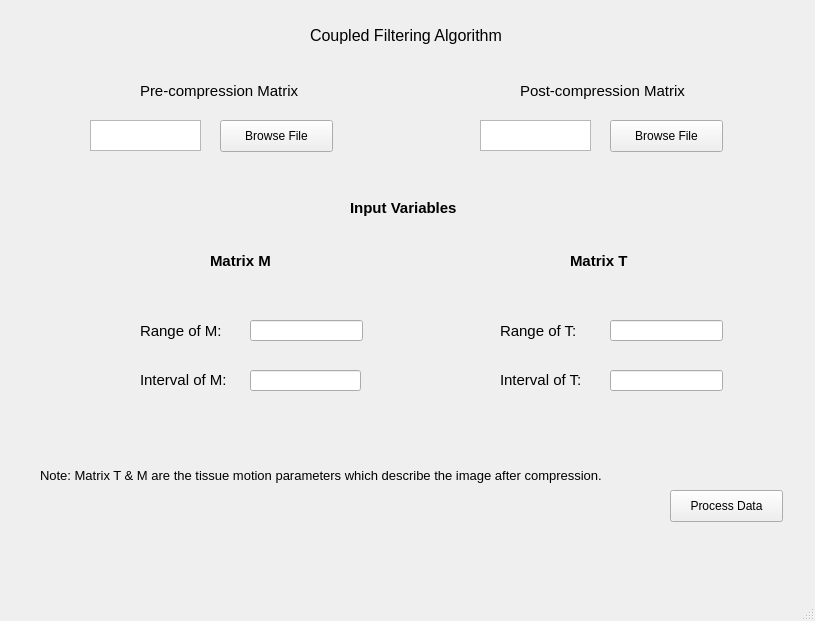
<?xml version="1.0" encoding="UTF-8"?>
<ui version="4.0">
 <class>MainWindow</class>
 <widget class="QMainWindow" name="MainWindow">
  <property name="geometry">
   <rect>
    <x>0</x>
    <y>0</y>
    <width>815</width>
    <height>621</height>
   </rect>
  </property>
  <property name="windowTitle">
   <string>MainWindow</string>
  </property>
  <widget class="QWidget" name="centralwidget">
   <widget class="QPushButton" name="PostFileBrowse">
    <property name="geometry">
     <rect>
      <x>610</x>
      <y>120</y>
      <width>113</width>
      <height>32</height>
     </rect>
    </property>
    <property name="text">
     <string>Browse File</string>
    </property>
   </widget>
   <widget class="QPushButton" name="pushButton_3">
    <property name="geometry">
     <rect>
      <x>670</x>
      <y>490</y>
      <width>113</width>
      <height>32</height>
     </rect>
    </property>
    <property name="text">
     <string>Process Data</string>
    </property>
   </widget>
   <widget class="QLabel" name="label_2">
    <property name="geometry">
     <rect>
      <x>140</x>
      <y>80</y>
      <width>211</width>
      <height>21</height>
     </rect>
    </property>
    <property name="font">
     <font>
      <pointsize>11</pointsize>
     </font>
    </property>
    <property name="text">
     <string>Pre-compression Matrix</string>
    </property>
   </widget>
   <widget class="QPushButton" name="PreFileBrowse">
    <property name="geometry">
     <rect>
      <x>220</x>
      <y>120</y>
      <width>113</width>
      <height>32</height>
     </rect>
    </property>
    <property name="text">
     <string>Browse File</string>
    </property>
   </widget>
   <widget class="QLabel" name="label">
    <property name="geometry">
     <rect>
      <x>310</x>
      <y>20</y>
      <width>201</width>
      <height>31</height>
     </rect>
    </property>
    <property name="font">
     <font>
      <pointsize>12</pointsize>
     </font>
    </property>
    <property name="text">
     <string>Coupled Filtering Algorithm</string>
    </property>
   </widget>
   <widget class="QTextBrowser" name="PreFileDisplay">
    <property name="geometry">
     <rect>
      <x>90</x>
      <y>120</y>
      <width>111</width>
      <height>31</height>
     </rect>
    </property>
   </widget>
   <widget class="QLabel" name="label_10">
    <property name="geometry">
     <rect>
      <x>40</x>
      <y>460</y>
      <width>591</width>
      <height>31</height>
     </rect>
    </property>
    <property name="font">
     <font>
      <pointsize>10</pointsize>
     </font>
    </property>
    <property name="text">
     <string>Note: Matrix T &amp; M are the tissue motion parameters which describe the image after compression.</string>
    </property>
   </widget>
   <widget class="QTextBrowser" name="PostFileDisplay">
    <property name="geometry">
     <rect>
      <x>480</x>
      <y>120</y>
      <width>111</width>
      <height>31</height>
     </rect>
    </property>
   </widget>
   <widget class="QLabel" name="label_6">
    <property name="geometry">
     <rect>
      <x>570</x>
      <y>250</y>
      <width>121</width>
      <height>21</height>
     </rect>
    </property>
    <property name="font">
     <font>
      <pointsize>11</pointsize>
      <weight>75</weight>
      <bold>true</bold>
     </font>
    </property>
    <property name="text">
     <string>Matrix T</string>
    </property>
   </widget>
   <widget class="QLineEdit" name="M_Step">
    <property name="geometry">
     <rect>
      <x>250</x>
      <y>370</y>
      <width>111</width>
      <height>21</height>
     </rect>
    </property>
   </widget>
   <widget class="QLabel" name="label_9">
    <property name="geometry">
     <rect>
      <x>140</x>
      <y>370</y>
      <width>111</width>
      <height>20</height>
     </rect>
    </property>
    <property name="font">
     <font>
      <pointsize>11</pointsize>
     </font>
    </property>
    <property name="text">
     <string>Interval of M:</string>
    </property>
   </widget>
   <widget class="QLabel" name="label_3">
    <property name="geometry">
     <rect>
      <x>520</x>
      <y>80</y>
      <width>201</width>
      <height>21</height>
     </rect>
    </property>
    <property name="font">
     <font>
      <pointsize>11</pointsize>
     </font>
    </property>
    <property name="text">
     <string>Post-compression Matrix</string>
    </property>
   </widget>
   <widget class="QLineEdit" name="T_Step">
    <property name="geometry">
     <rect>
      <x>610</x>
      <y>370</y>
      <width>113</width>
      <height>21</height>
     </rect>
    </property>
   </widget>
   <widget class="QLineEdit" name="M_Range">
    <property name="geometry">
     <rect>
      <x>250</x>
      <y>320</y>
      <width>113</width>
      <height>21</height>
     </rect>
    </property>
   </widget>
   <widget class="QLabel" name="label_8">
    <property name="geometry">
     <rect>
      <x>500</x>
      <y>370</y>
      <width>111</width>
      <height>20</height>
     </rect>
    </property>
    <property name="font">
     <font>
      <pointsize>11</pointsize>
     </font>
    </property>
    <property name="text">
     <string>Interval of T:</string>
    </property>
   </widget>
   <widget class="QLabel" name="label_4">
    <property name="geometry">
     <rect>
      <x>350</x>
      <y>200</y>
      <width>171</width>
      <height>16</height>
     </rect>
    </property>
    <property name="font">
     <font>
      <pointsize>11</pointsize>
      <weight>75</weight>
      <bold>true</bold>
     </font>
    </property>
    <property name="text">
     <string>Input Variables</string>
    </property>
   </widget>
   <widget class="QLabel" name="label_7">
    <property name="geometry">
     <rect>
      <x>210</x>
      <y>250</y>
      <width>101</width>
      <height>21</height>
     </rect>
    </property>
    <property name="font">
     <font>
      <pointsize>11</pointsize>
      <weight>75</weight>
      <bold>true</bold>
     </font>
    </property>
    <property name="text">
     <string>Matrix M</string>
    </property>
   </widget>
   <widget class="QLabel" name="label_12">
    <property name="geometry">
     <rect>
      <x>140</x>
      <y>320</y>
      <width>101</width>
      <height>21</height>
     </rect>
    </property>
    <property name="font">
     <font>
      <pointsize>11</pointsize>
     </font>
    </property>
    <property name="text">
     <string>Range of M:</string>
    </property>
   </widget>
   <widget class="QLabel" name="label_14">
    <property name="geometry">
     <rect>
      <x>500</x>
      <y>320</y>
      <width>101</width>
      <height>21</height>
     </rect>
    </property>
    <property name="font">
     <font>
      <pointsize>11</pointsize>
     </font>
    </property>
    <property name="text">
     <string>Range of T:</string>
    </property>
   </widget>
   <widget class="QLineEdit" name="T_range">
    <property name="geometry">
     <rect>
      <x>610</x>
      <y>320</y>
      <width>113</width>
      <height>21</height>
     </rect>
    </property>
   </widget>
  </widget>
  <widget class="QMenuBar" name="menubar">
   <property name="geometry">
    <rect>
     <x>0</x>
     <y>0</y>
     <width>815</width>
     <height>21</height>
    </rect>
   </property>
  </widget>
  <widget class="QStatusBar" name="statusbar"/>
 </widget>
 <resources/>
 <connections/>
</ui>
